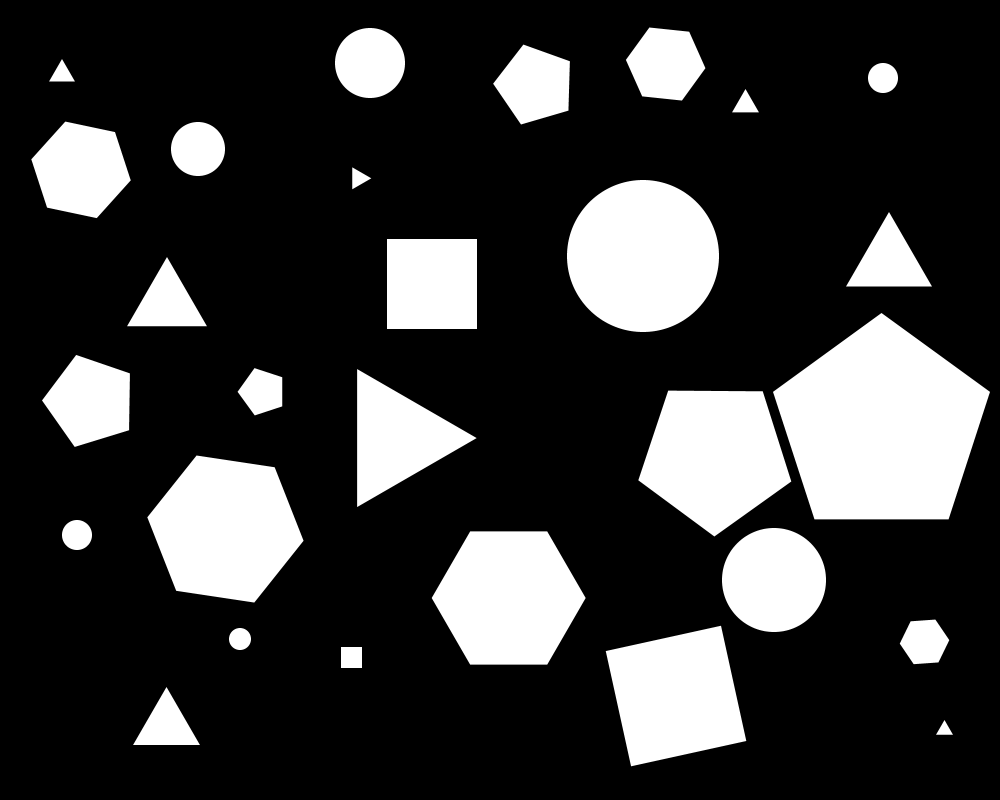
#> input picture shapes.bmp, 1000 x 800 px, found by its file name
$ python RecursiveAlgo.py
#> lines starting #> are read from the running program, lines starting #| are printed output that depends on the picture; after the words box and inside, x2 and y2 are one past the last pixel; in counts of white or black regions, pixels touching at a corner belong together
#!/usr/bin/env python3
# -*- coding: utf-8 -*-
"""

@author: vefak
"""
import numpy as np
from matplotlib import pyplot as plt
from skimage import io
import sys
import cv2
import math
x=10000
sys.setrecursionlimit(1000*x)
print("Recursion limiti {} e ayarlandı".format(sys.getrecursionlimit()))


img  = cv2.imread("./shapes.bmp")
#> img is the input picture: shape (800, 1000, 3); min 0, max 255, mean 56

gray = cv2.cvtColor(img,cv2.COLOR_BGR2GRAY)
#_, binary = cv2.threshold(gray, 150, 255, cv2.THRESH_BINARY)
#blur = cv2.GaussianBlur(binary,(5,5),0)


rows,cols = gray.shape
#> rows = 800; cols = 1000
resim = np.zeros((rows,cols), dtype = 'uint8')
etet = np.zeros((rows,cols), dtype = 'uint8')

#Eşikleme
for k in range(rows):
    for l in range(cols):
        if(gray[k,l]>100):
            gray[k,l]=1
			#
			#
        else:
            gray[k,l]=0
#> gray: shape (800, 1000); values 0 (black) and 1 (white), 22% white; 28 white regions, largest, box (x1, y1, x2, y2) and area: (773, 313, 990, 519) 30933, (567, 180, 719, 332) 18200, (147, 456, 304, 603) 16257


"""
#8 komşu
def neighbors(L,P):
    res = []

    if(L+1 ==1):
        res.append([L+1,P])#east
    if(P+1 ==1):
        res.append([L,P+1])#south
    if(L-1 > -1):
        res.append([L-1,P])#west
    if(P-1 > -1):
        res.append([L,P-1])#north
    if(L+1 < rows-1 and P+1 <cols-1):#+1+1
        res.append([L+1,P+1])
    if(L+1<rows-1 and P-1 >-1): #+1-1
        res.append([L+1,P-1])
    if(L-1>-1 and P+1<cols): #-1+1
        res.append([L-1,P+1])
    if(L-1>-1 and P-1): #-1,-1
        res.append([L-1,P-1])

    return res
"""
#4 komşu
def neighbors(L,P):
    res = []
    if(L+1 < rows):
        res.append([L+1,P])#east
    if(P+1 < cols):
        res.append([L,P+1])#south
    if(L-1 > -1):
        res.append([L-1,P])#west
    if(P-1 > -1):
        res.append([L,P-1])#north

    return res

def search(LB,label,i,j):
    LB[i,j]=label
    Nset=neighbors(i,j)
    for m in range(len(Nset)):
        a,b = Nset[m]
        if(LB[a,b]==-1):
            search(LB,label,a,b)


def find_components(LB,label):
    for i in range(rows):
        for j in range(cols):
            if(LB[i,j]==-1):
                komsular=neighbors(i,j)
                komsuda_etiket_var= False
                for n in range(0,len(komsular)):
                    a,b = komsular[n]
                    if (LB[a,b]>0):
                        label=LB[komsular[n]]
                        komsuda_etiket_var = True
                if not komsuda_etiket_var:
                    label = label+1
                    search(LB, label,i,j)


def recursive_connected(B,LB):
    LB= B*-1
    label=0
    find_components(LB,label)
    etet = LB
    plt.imshow(etet)
    return etet


filt = np.zeros((rows,cols), dtype = 'uint8')
etet=recursive_connected(gray,resim)
#> in recursive_connected, `LB= B*-1`:
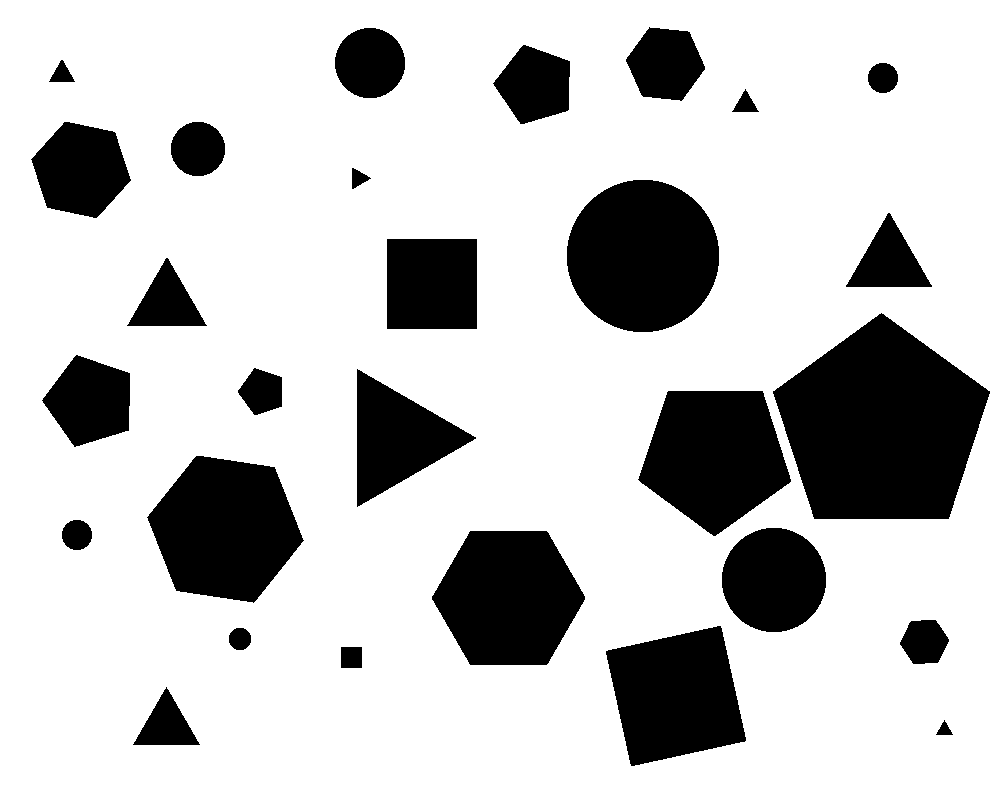
#> LB: shape (800, 1000) int16; values -1 (black) and 0 (white), 78% white; 28 black regions, largest, box (x1, y1, x2, y2) and area: (773, 313, 990, 519) 30933, (567, 180, 719, 332) 18200, (147, 456, 304, 603) 16257
#> after the loop in find_components, `for i in range(rows):`:
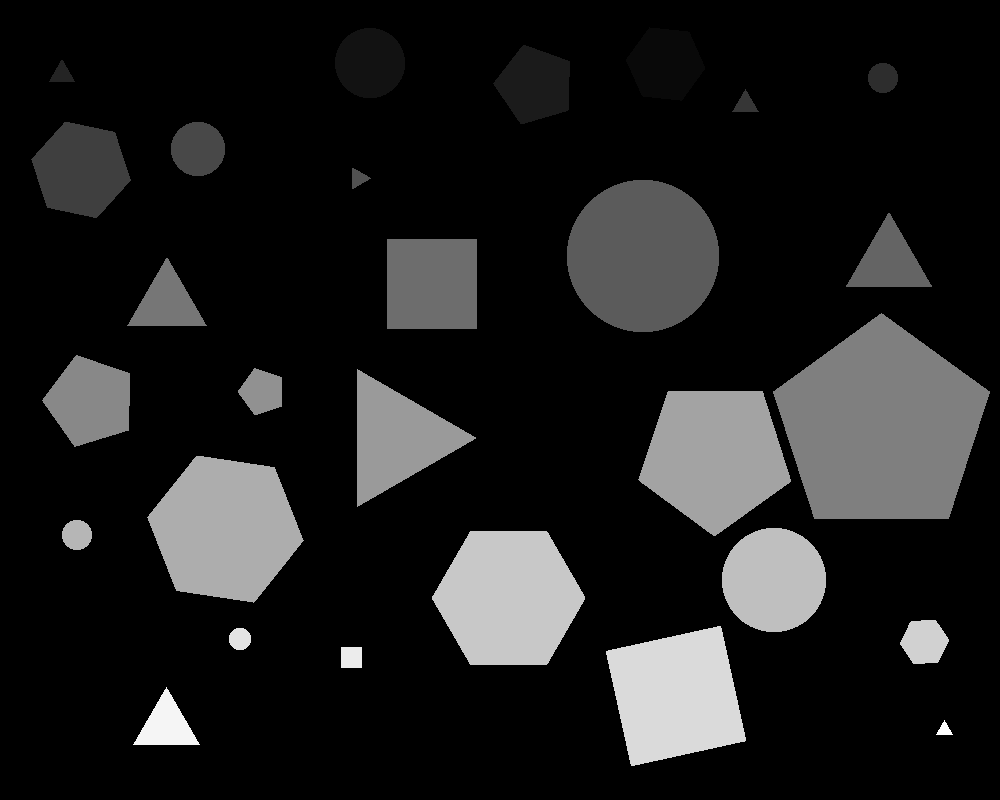
#> LB: shape (800, 1000) int16; min 0, max 28, mean 3.4; drawn with min black and max white

$ run again, with shape.png saved as shapes.bmp
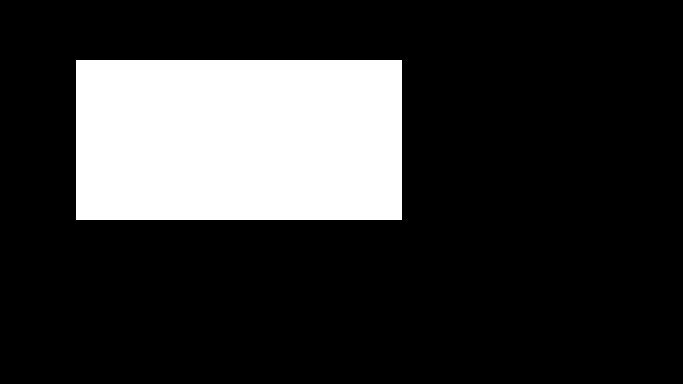
#> input picture shape.png, 683 x 384 px, found by its file name
#> img is the input picture: shape (384, 683, 3); 19.9% white; 1 white region, box (x1, y1, x2, y2) and area: (76, 60, 402, 220) 52160
#> after the loop `for k in range(rows):`:
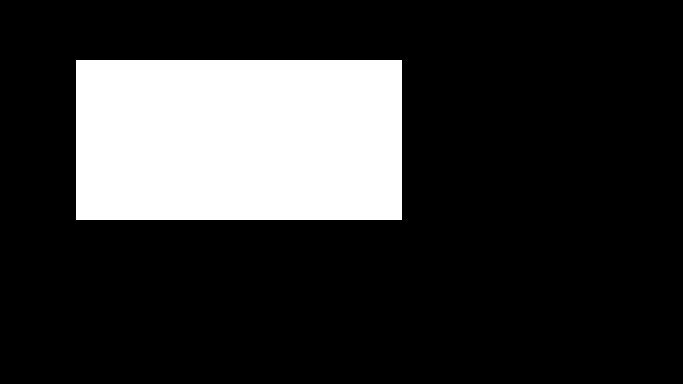
#> gray: shape (384, 683); values 0 (black) and 1 (white), 19.9% white; 1 white region, box (x1, y1, x2, y2) and area: (76, 60, 402, 220) 52160
#> after the loop in find_components, `for i in range(rows):`:
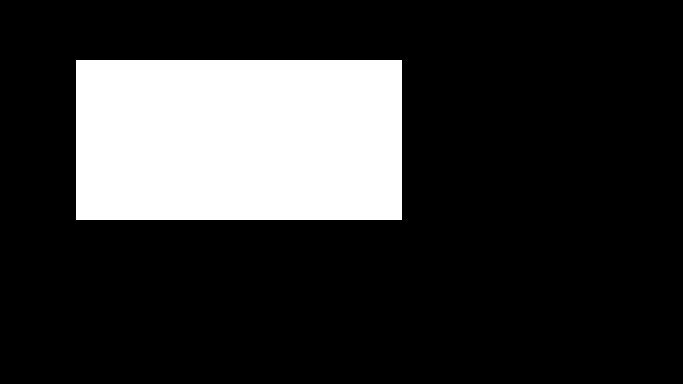
#> LB: shape (384, 683) int16; values 0 (black) and 1 (white), 19.9% white; 1 white region, box (x1, y1, x2, y2) and area: (76, 60, 402, 220) 52160
